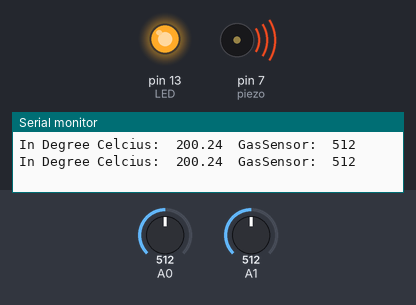
Bench run of a sketch on a simulated Arduino Uno, built with avr-gcc and run on an emulated ATmega328P. Shown: output pins drawn as LEDs (lit = HIGH), buzzer (waves = sounding, pin HIGH), the last lines printed to the serial monitor. Inputs (shaded band) come from the test bench; at power-on: A1 = 512, A0 = 512.

Above: at 1.8 s.
1.9 s: A1 set to 275
3.4 s: A1 set to 247
At 5.0 s:
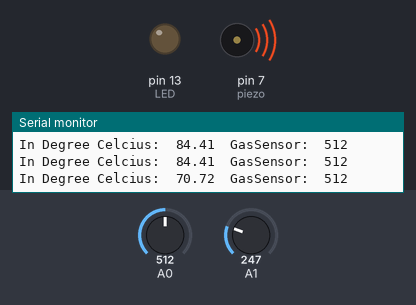
5.5 s: A0 set to 107
7.2 s: A0 set to 95
At 9.2 s:
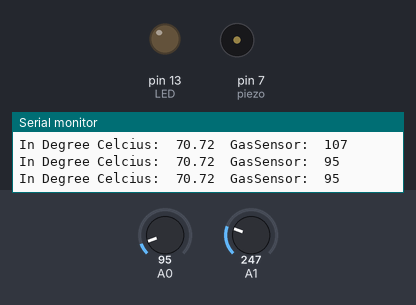
9.5 s: A1 set to 306
At 11.0 s:
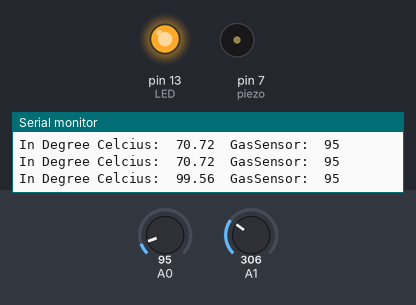
11.5 s: A1 set to 122
At 12.6 s:
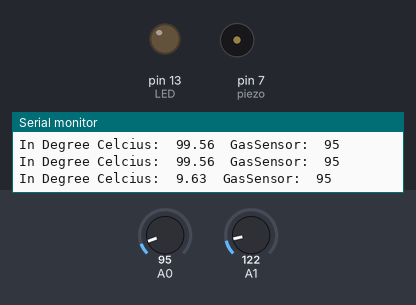
Timing chart, 0 to 14.5 s (numbered marks = the images above; inputs shaded):
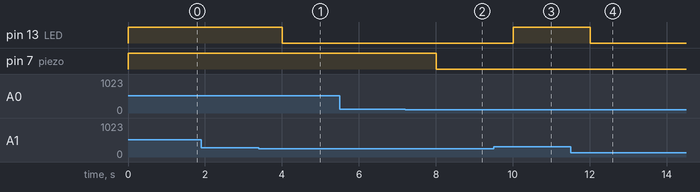

The sketch:

fire_alarm_system.ino
```cpp
float temp;
float vout;
float vout1;
int LED = 13;
int gasSensor = 7;
int piezo = 7;

void setup(){
  pinMode(A0, INPUT);
  pinMode(A1, INPUT);
  pinMode(LED, OUTPUT);
  pinMode(piezo, OUTPUT);
  Serial.begin(9600);
}

void loop(){
  /***
  1. Sensor value from analog to voltage. (divide by 1023)
  2. Convert Arduino 5V to mV. (multiply by 5000)
  3. Arduino supplies 5V, so to convert to mV
  4. Subtract with 500 to remove the offset value.
  5. Since the TM36 reads value from -50 degree to 125.
  6. After the temperature range will be 0 - 175 degrees.
  7. It is in millivolts, we divide it by 10 to convert it into a degree.
  ***/

  vout = analogRead(A1);

  vout1 = (vout/1023)*5000;
  temp = (vout1-500)/10;

  gasSensor = analogRead(A0);

  if(temp>=80)
  	digitalWrite(LED, HIGH);
  else
  	digitalWrite(LED, LOW);

  if(gasSensor>=100)
  	digitalWrite(piezo, HIGH);
  else
  	digitalWrite(piezo, LOW);

  Serial.print("In Degree Celcius: ");
  Serial.print(" ");
  Serial.print(temp);
  Serial.print("\t");
  Serial.print("GasSensor: ");
  Serial.print(" ");
  Serial.print(gasSensor);
  Serial.println();
  delay(1000);
} 
```

Measured:
- the behaviour switches between 266 and 265 on A1 (found by bisection; images 0 and 1)
- the behaviour switches between 100 and 99 on A0 (found by bisection; images 1 and 2)
- after the input at 3.4 s, pin 13 (LED): HIGH → LOW after 0.61 s
- after the input at 7.2 s, pin 7 (piezo): HIGH → LOW after 0.81 s
- after the input at 9.5 s, pin 13 (LED): LOW → HIGH after 0.51 s
- after the input at 11.5 s, pin 13 (LED): HIGH → LOW after 0.51 s
